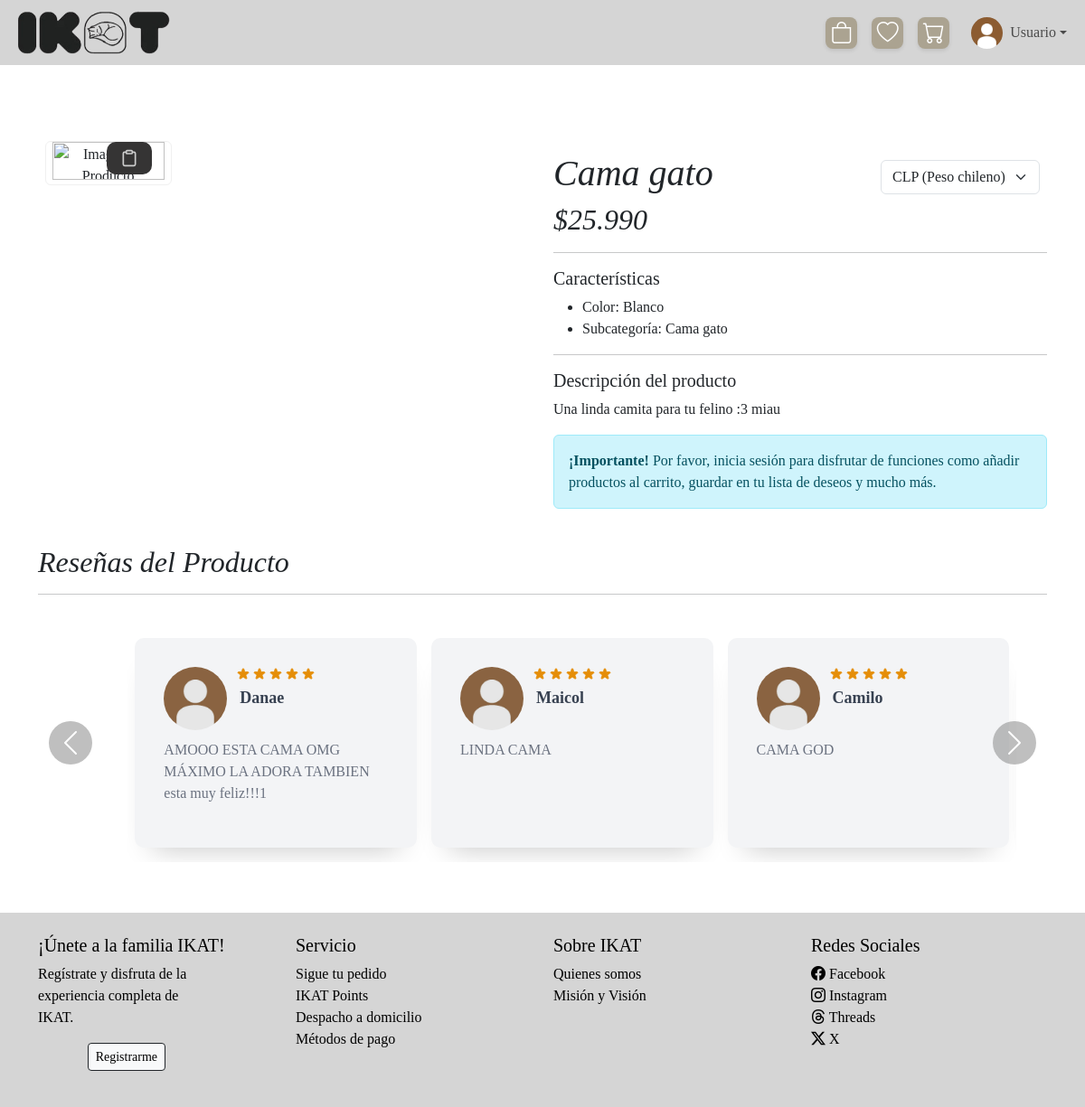
The app's page /views/producto.php?id=3, older data.
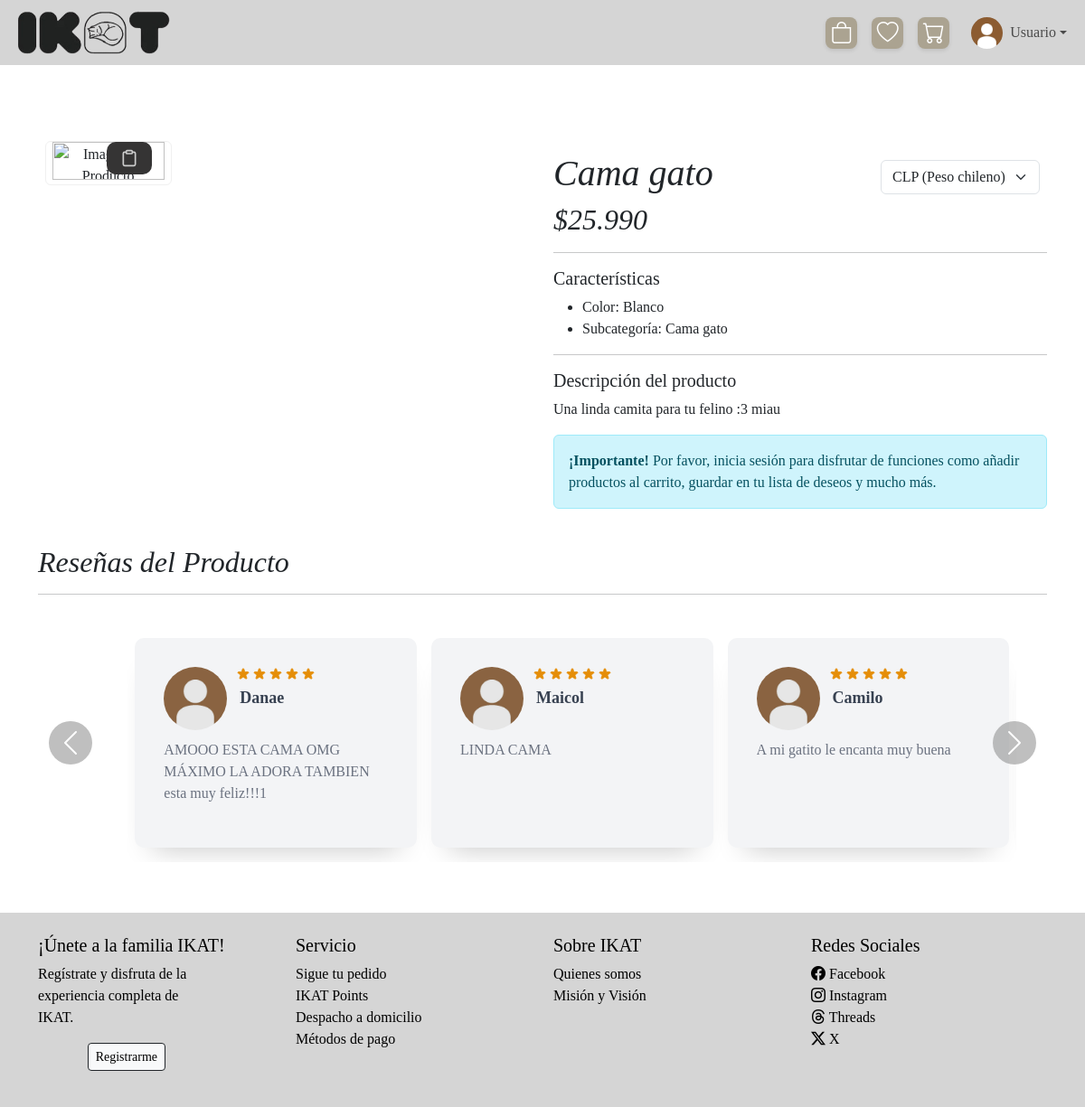
The same page, newer data.
### tables this page shows
CREATE TABLE `resenia` (
  `id_resenia` int(100) NOT NULL,
  `calificacion` int(1) NOT NULL,
  `comentario` text DEFAULT NULL,
  `fecha_resenia` date DEFAULT NULL,
  `razon` text DEFAULT NULL,
  `activo` tinyint(1) NOT NULL,
  `id_usuario` int(100) NOT NULL,
  `id_producto` int(10) NOT NULL
);

CREATE TABLE `usuario` (
  `id_usuario` int(100) NOT NULL,
  `nombre_usuario` varchar(50) NOT NULL,
  `apellido_usuario` varchar(50) NOT NULL,
  `run_usuario` varchar(9) NOT NULL,
  `correo_usuario` varchar(100) NOT NULL,
  `numero_usuario` varchar(12) NOT NULL,
  `contrasenia_usuario` varchar(255) NOT NULL,
  `direccion_usuario` varchar(100) DEFAULT NULL,
  `tipo_usuario` enum('Admin','Registrado','Superadmin') NOT NULL,
  `puntos_totales` bigint(255) NOT NULL,
  `activo` tinyint(1) NOT NULL DEFAULT 1,
  `ultima_sesion` date DEFAULT NULL,
  `token_rec` varchar(32) DEFAULT NULL
);

### assets/php/ver_resenias.php (called while the page is built, shortened)
<?php
function obtenerReseniasProducto($conn, $idProducto)
{
    $sql = "SELECT r.calificacion, r.comentario, u.nombre_usuario, r.id_usuario
            FROM resenia r
            JOIN usuario u ON r.id_usuario = u.id_usuario
            WHERE r.id_producto = ? AND r.activo = 1";
    $stmt = $conn->prepare($sql);
    $stmt->bind_param("i", $idProducto);
    $stmt->execute();
    $result = $stmt->get_result();
    $resenias = [];
    while ($resenia = $result->fetch_assoc()) {
        $resenias[] = $resenia;
    }
    return $resenias;
}
?>

### views/producto.php (the view, shortened to what the changed rows need)
<!doctype php>
<php lang="es">
    <head>
        <link href="https://cdn.jsdelivr.net/npm/bootstrap@5.3.3/dist/css/bootstrap.min.css" rel="stylesheet"
>
        <link rel="stylesheet" href="../assets/css/styles.css">
        <link rel="stylesheet" href="../assets/css/reseñas.css">
        <link rel="stylesheet" href="../assets/css/carruselReseñas.css">
        <link rel="stylesheet" href="../assets/css/copy.css">
        <link rel="stylesheet" href="../assets/css/heart.css">
        <link rel="stylesheet" href="../assets/scss/cart.scss">
        <link rel="stylesheet" href="https://cdn.jsdelivr.net/npm/bootstrap-icons@1.11.3/font/bootstrap-icons.min.css">
        <?php include '../assets/php/ver_resenias.php'; ?>
    </head>
    <body>
        <div class="container-f">
            <div class="main py-4">
                <?php
                include_once '..\config\conexion.php';
                if (isset($_GET['id'])) {
                    $id_producto = (int) $_GET['id'];
                    $sql = "SELECT * FROM producto WHERE id_producto = ? AND activo = 1";
                    $stmt = $conn->prepare($sql);
                    $stmt->bind_param("i", $id_producto);
                    $stmt->execute();
                    $resultado = $stmt->get_result();
                    if ($resultado->num_rows > 0) {
                        $producto = $resultado->fetch_assoc();
                    } else {
                        echo "<p>Producto no encontrado.</p>";
                        exit();
                    }
                } else {
                    echo "<p>Falta el ID del producto.</p>";
                    exit();
                }
                ?>
                <div class="container mt-4">
                    <div class="row">
                        <div class="col-md-6 mt-5">
                            <div class="d-flex justify-content-between align-items-center me-2">
                                <h1><?= htmlspecialchars($producto['nombre_producto']) ?></h1>
                            </div>
                            <h2 class="text-dark">
                                <span
                                    id="productPrice"><?= number_format($producto['precio_unitario'], 0, ',', '.') ?></span>
                            </h2>
                        </div>
                    </div>
                    <?php
                    include_once '..\config\conexion.php';
                    if (isset($_GET['id']) && is_numeric($_GET['id'])) {
                        $idProducto = $_GET['id'];
                        $resenias = obtenerReseniasProducto($conn, $idProducto);
                    } else {
                        echo "ID de producto no válido o no definido.";
                        $idProducto = null;
                        $resenias = [];
                    }
                    ?>
                    <div class="row mt-4 mb-3">
                        <div class="col-12">
                            <h2>Reseñas del Producto</h2>
                            <div class="container-fluid bg-white py-3">
                                <div id="testimonialCarousel" class="carousel slide" data-bs-ride="carousel">
                                    <div class="carousel-inner">
                                        <?php if (empty($resenias)): ?>
                                            <div class="carousel-item active">
                                                <div class="card">
                                                    <div class="header">
                                                        <div>
                                                            <p class="name">Sin reseñas</p>
                                                        </div>
                                                    </div>
                                                    <p class="message">
                                                        Este producto aún no tiene reseñas.
                                                    </p>
                                                </div>
                                            </div>
                                        <?php else: ?>
                                            <?php foreach ($resenias as $index => $resenia): ?>
                                                <div class="carousel-item <?php echo $index === 0 ? 'active' : ''; ?>">
                                                    <div class="card">
                                                        <div class="header">
                                                            <div class="image"><img src="../assets/images/profile/01.webp"
                                                                    alt=""></div>
                                                            <div>
                                                                <div class="stars">
                                                                    <?php for ($i = 0; $i < 5; $i++): ?>
                                                                        <svg fill="<?php echo $i < $resenia['calificacion'] ? 'currentColor' : 'none'; ?>"
                                                                            stroke="currentColor" viewBox="0 0 20 20"
                                                                            xmlns="http://www.w3.org/2000/svg">
                                                                            <path
                                                                                d="M9.049 2.927c.3-.921 1.603-.921 1.902 0l1.07 3.292a1 1 0 00.95.69h3.462c.969 0 1.371 1.24.588 1.81l-2.8 2.034a1 1 0 00-.364 1.118l1.07 3.292c.3.921-.755 1.688-1.54 1.118l-2.8-2.034a1 1 0 00-1.175 0l-2.8 2.034c-.784.57-1.838-.197-1.539-1.118l1.07-3.292a1 1 0 00-.364-1.118L2.98 8.72c-.783-.57-.38-1.81.588-1.81h3.461a1 1 0 00.951-.69l1.07-3.292z">
                                                                            </path>
                                                                        </svg>
                                                                    <?php endfor; ?>
                                                                </div>
                                                                <p class="name">
                                                                    <?php echo htmlspecialchars($resenia['nombre_usuario']); ?>
                                                                </p>
                                                            </div>
                                                        </div>
                                                        <p class="message">
                                                            <?php echo htmlspecialchars($resenia['comentario']); ?>
                                                        </p>
                                                    </div>
                                                </div>
                                            <?php endforeach; ?>
                                        <?php endif; ?>
                                    </div>
                                </div>
                            </div>
                        </div>
                    </div>
                </div>
            </div>
        </div>
    </body>
</php>

Row changes from the older to the newer data that the page shows:
changed resenia "Camilo": comentario "CAMA GOD" → "A mi gatito le encanta muy buena"
